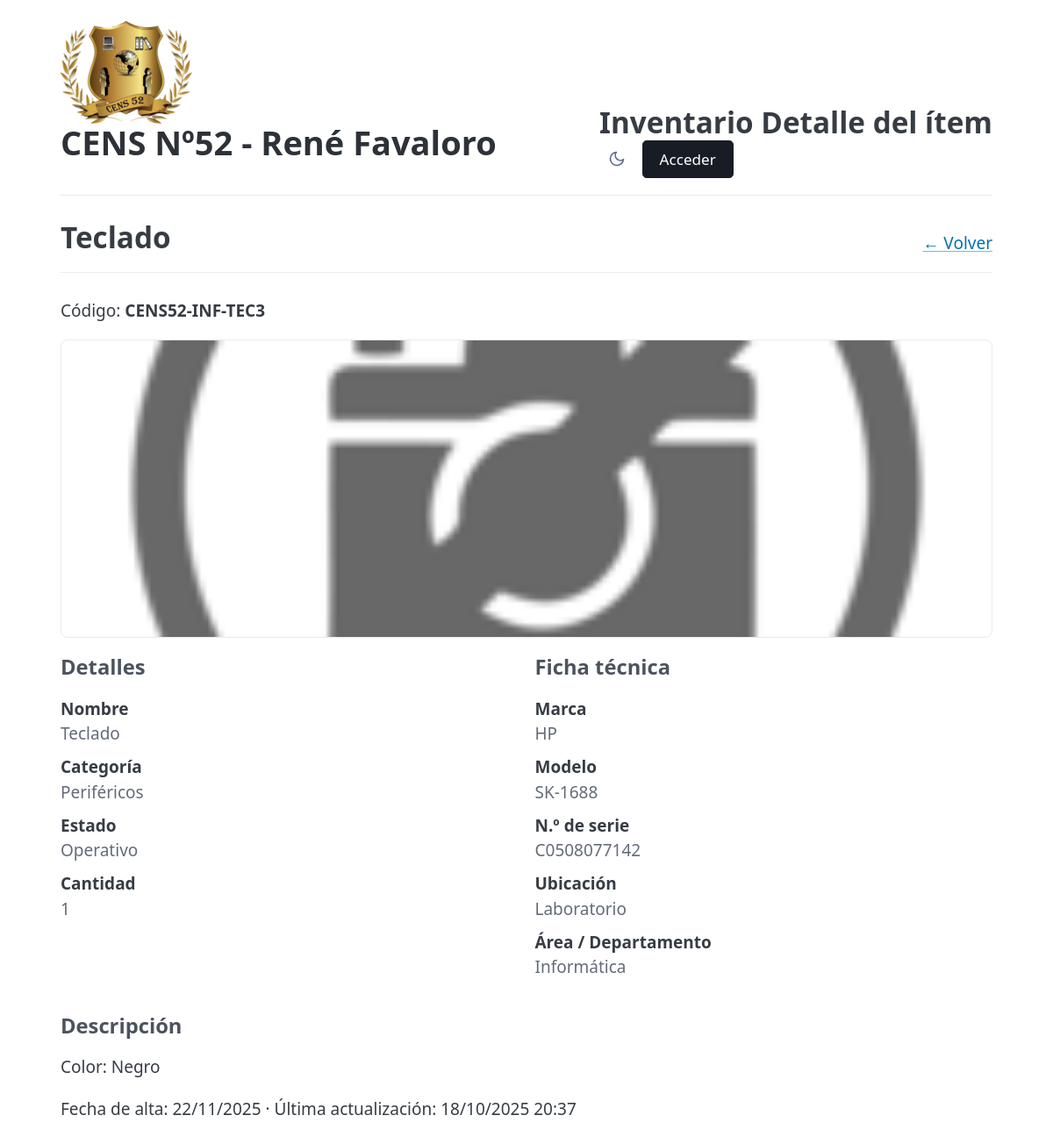
The app's page /ver.php?id=71 with its own data.
### tables this page shows
CREATE TABLE IF NOT EXISTS items (
  id                BIGINT UNSIGNED NOT NULL AUTO_INCREMENT,

   
  nombre            VARCHAR(160) NOT NULL,
  codigo            VARCHAR(64)  NOT NULL,
  marca_id          BIGINT UNSIGNED NULL,     
  modelo            VARCHAR(120) NULL,
  nro_serie         VARCHAR(160) NULL,
  cantidad          INT UNSIGNED NOT NULL DEFAULT 1,
  estado            VARCHAR(64)  NOT NULL DEFAULT 'operativo',  
  area_departamento VARCHAR(160) NULL,        
  fecha_alta        DATE         NULL,
  ubicacion         VARCHAR(160) NULL,
  descripcion       TEXT         NULL,
  categoria_id      BIGINT UNSIGNED NULL,     

   
  created_at        TIMESTAMP    NOT NULL DEFAULT CURRENT_TIMESTAMP,
  updated_at        TIMESTAMP    NOT NULL DEFAULT CURRENT_TIMESTAMP ON UPDATE CURRENT_TIMESTAMP,
  deleted_at        TIMESTAMP    NULL DEFAULT NULL,  

  CONSTRAINT pk_items PRIMARY KEY (id),
  CONSTRAINT fk_items_categoria FOREIGN KEY (categoria_id) REFERENCES categorias(id) ON UPDATE CASCADE ON DELETE SET NULL,
  CONSTRAINT fk_items_marca FOREIGN KEY (marca_id) REFERENCES marcas(id) ON UPDATE CASCADE ON DELETE SET NULL
);

CREATE TABLE IF NOT EXISTS categorias (
  id            BIGINT UNSIGNED NOT NULL AUTO_INCREMENT,
  nombre        VARCHAR(120)    NOT NULL,
  slug          VARCHAR(140)    GENERATED ALWAYS AS (LOWER(REPLACE(REPLACE(REPLACE(nombre, ' ', '-'), '_', '-'), '--','-'))) STORED,
  descripcion   VARCHAR(500)    NULL,
  parent_id     BIGINT UNSIGNED NULL,
  created_at    TIMESTAMP       NOT NULL DEFAULT CURRENT_TIMESTAMP,
  updated_at    TIMESTAMP       NOT NULL DEFAULT CURRENT_TIMESTAMP ON UPDATE CURRENT_TIMESTAMP,
  CONSTRAINT pk_categorias PRIMARY KEY (id),
  CONSTRAINT uq_categorias_nombre UNIQUE (nombre),
  CONSTRAINT fk_categorias_parent FOREIGN KEY (parent_id) REFERENCES categorias(id) ON UPDATE CASCADE ON DELETE SET NULL
);

CREATE TABLE IF NOT EXISTS marcas (
  id            BIGINT UNSIGNED NOT NULL AUTO_INCREMENT,
  nombre        VARCHAR(120)    NOT NULL,
  created_at    TIMESTAMP       NOT NULL DEFAULT CURRENT_TIMESTAMP,
  updated_at    TIMESTAMP       NOT NULL DEFAULT CURRENT_TIMESTAMP ON UPDATE CURRENT_TIMESTAMP,
  CONSTRAINT pk_marcas PRIMARY KEY (id),
  CONSTRAINT uq_marcas_nombre UNIQUE (nombre)
);

### public/ver.php (the view, shortened to what this page needs)
<?php
require __DIR__ . '/../app/bootstrap.php';
function h(?string $v): string
{
  return htmlspecialchars((string) $v, ENT_QUOTES, 'UTF-8');
}
$id = isset($_GET['id']) ? (int) $_GET['id'] : 0;
$stmt = $pdo->prepare("
SELECT i.*, c.nombre AS categoria, m.nombre AS marca
FROM items i
LEFT JOIN categorias c ON c.id = i.categoria_id
LEFT JOIN marcas m ON m.id = i.marca_id
WHERE i.id = :id AND i.deleted_at IS NULL
");
$stmt->execute([':id' => $id]);
$item = $stmt->fetch();
$imgs = $pdo->prepare("SELECT id, ruta, posicion FROM imagenes WHERE item_id = :id ORDER BY posicion ASC, id ASC");
$imgs->execute([':id' => $id]);
$imagenes = $imgs->fetchAll();
$fechaAlta = $item['fecha_alta'] ? date('d/m/Y', strtotime($item['fecha_alta'])) : '—';
$updatedAt = null;
if (!empty($item['updated_at'])) {
  try {
    $dt = new DateTime($item['updated_at'], new DateTimeZone('UTC'));
    $dt->setTimezone(new DateTimeZone('America/Argentina/Buenos_Aires'));
    $updatedAt = $dt->format('d/m/Y H:i');
  } catch (Exception $e) {
    $updatedAt = $item['updated_at'];
  }
}
?>
<!doctype html>
<html lang="es">
<head>
  <link rel="stylesheet" href="https://cdn.jsdelivr.net/npm/@picocss/pico@2/css/pico.min.css">
  <link rel="stylesheet" href="/assets/ui.css">
</head>
<body>
  <main class="app-container">
    <?php require __DIR__ . '/../app/header.php'; ?>
    <header class="page-header">
      <h2><?= h($item['nombre']) ?></h2>
      <div class="header-actions">
        <a href="index.php">← Volver</a>
      </div>
    </header>
    <p class="muted">Código: <strong><?= h($item['codigo']) ?></strong></p>
    <?php if ($imagenes): ?>
      <section style="margin:.75rem 0 1rem">
        <img class="hero-img" src="/uploads/<?= h($imagenes[0]['ruta']) ?>" alt="Imagen principal">
        <?php if (count($imagenes) > 1): ?>
          <div class="gallery" style="margin-top:.75rem">
            <?php foreach (array_slice($imagenes, 1) as $im): ?>
              <img class="thumb-sm" src="/uploads/<?= h($im['ruta']) ?>" alt="Imagen">
            <?php endforeach; ?>
          </div>
        <?php endif; ?>
      </section>
    <?php else: ?>
      <section style="margin:.75rem 0 1rem">
        <img class="hero-img" src="/assets/no_image.png" alt="Sin imagen">
      </section>
    <?php endif; ?>
    <section class="grid">
      <div>
        <h4>Detalles</h4>
        <dl class="kv">
          <dt>Nombre</dt>
          <dd><?= h($item['nombre']) ?></dd>
          <dt>Categoría</dt>
          <dd><?= h($item['categoria'] ?? '—') ?></dd>
          <dt>Estado</dt>
          <dd style="text-transform:capitalize;"><?= h($item['estado']) ?></dd>
          <dt>Cantidad</dt>
          <dd><?= (int) $item['cantidad'] ?></dd>
        </dl>
      </div>
      <div>
        <h4>Ficha técnica</h4>
        <dl class="kv">
          <dt>Marca</dt>
          <dd><?= h($item['marca'] ?? '—') ?></dd>
          <dt>Modelo</dt>
          <dd><?= h($item['modelo'] ?? '—') ?></dd>
          <dt>N.º de serie</dt>
          <dd><?= h($item['nro_serie'] ?? '—') ?></dd>
          <dt>Ubicación</dt>
          <dd><?= h($item['ubicacion'] ?? '—') ?></dd>
          <dt>Área / Departamento</dt>
          <dd><?= h($item['area_departamento'] ?? '—') ?></dd>
        </dl>
      </div>
    </section>
    <section>
      <h4>Descripción</h4>
      <p><?= nl2br(h($item['descripcion'] ?? '—')) ?></p>
      <p class="muted">
        Fecha de alta: <?= h($fechaAlta) ?>
        <?= $updatedAt ? ' · Última actualización: ' . h($updatedAt) : '' ?>
      </p>
    </section>
  </main>
</body>
</html>

### public/assets/ui.css (style rules this page uses)
.app-container { max-width: 1100px; margin-inline: auto; padding-inline: clamp(0.5rem, 2vw, 1rem); padding-block: clamp(0.75rem, 2vw, 2rem); overflow-x: hidden; }
.page-header { display: flex; align-items: flex-end; justify-content: space-between; gap: 1rem; margin-bottom: 1.5rem; flex-wrap: wrap; border-bottom: 1px solid var(--pico-muted-border-color); padding-bottom: 1rem; }
.page-header h2 { margin: 0; font-size: 1.75rem; line-height: 1.2; }
.page-header .header-actions { display: flex; gap: 0.5rem; }

### public/ver.php (style rules this page uses)
.hero-img { width: 100%; max-height: 340px; object-fit: cover; object-position: center; border-radius: 8px; border: 1px solid var(--pico-muted-border-color); }
dl.kv>dt { font-weight: 600; margin-top: 0.5rem; }
dl.kv>dd { margin: 0 0 .5rem 0; color: var(--pico-muted-color); }

### records on screen
items: nombre "Teclado", codigo "CENS52-INF-TEC3", categoria.nombre "Periféricos", estado "Operativo", cantidad "1", marca.nombre "HP", modelo "SK-1688", nro_serie "C0508077142", ubicacion "Laboratorio", area_departamento "Informática", descripcion "Color: Negro", fecha_alta "22/11/2025", updated_at "18/10/2025 20:37"

### other values on screen
$header_title "Detalle del ítem"
